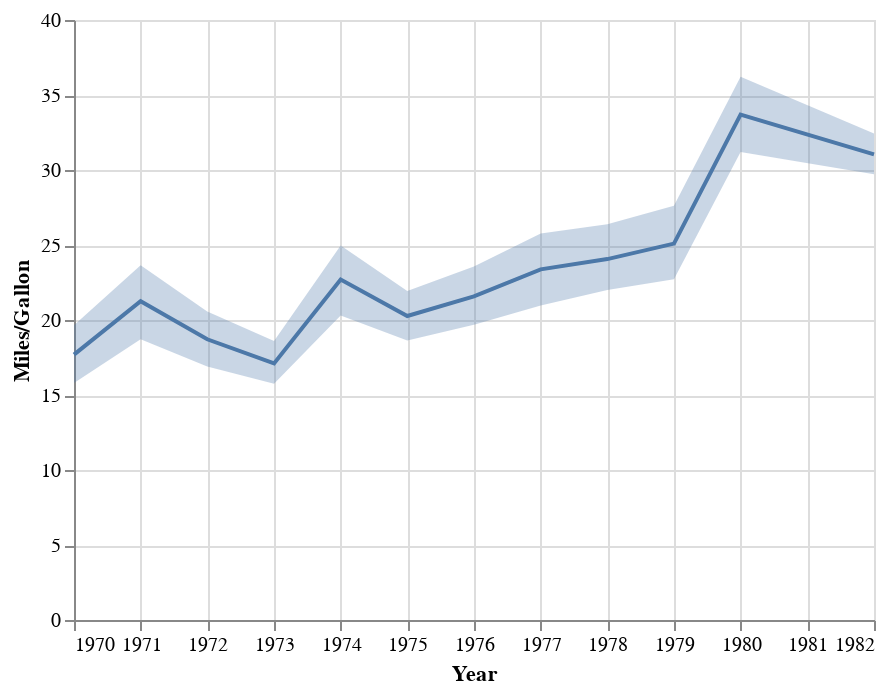

The cell this chart's notebook holds for it:
### Markdown cell above
#### Line Chart with Confidence Interval Band

### Code cell
import altair as alt
from vega_datasets import data

source = data.cars()

line = alt.Chart(source).mark_line().encode(
    x='Year',
    y='mean(Miles_per_Gallon)'
)

band = alt.Chart(source).mark_errorband(extent='ci').encode(
    x='Year',
    y=alt.Y('Miles_per_Gallon', title='Miles/Gallon'),
)

band + line

### Figure 1 — Vega-Lite specification as saved in the notebook (floating-point values rounded to 4 significant figures; data arrays with more than 128 entries replaced by an {"elided": "..."} marker saying what was removed)
{"config": {"view": {"continuousWidth": 400, "continuousHeight": 300}}, "layer": [{"mark": {"type": "errorband", "extent": "ci"}, "encoding": {"x": {"field": "Year", "type": "temporal"}, "y": {"field": "Miles_per_Gallon", "title": "Miles/Gallon", "type": "quantitative"}}}, {"mark": "line", "encoding": {"x": {"field": "Year", "type": "temporal"}, "y": {"aggregate": "mean", "field": "Miles_per_Gallon", "type": "quantitative"}}}], "data": {"name": "data-f02450ab61490a1363517a0190416235"}, "$schema": "https://vega.github.io/schema/vega-lite/v4.17.0.json", "datasets": {"data-f02450ab61490a1363517a0190416235": {"elided": "406 records"}}}
